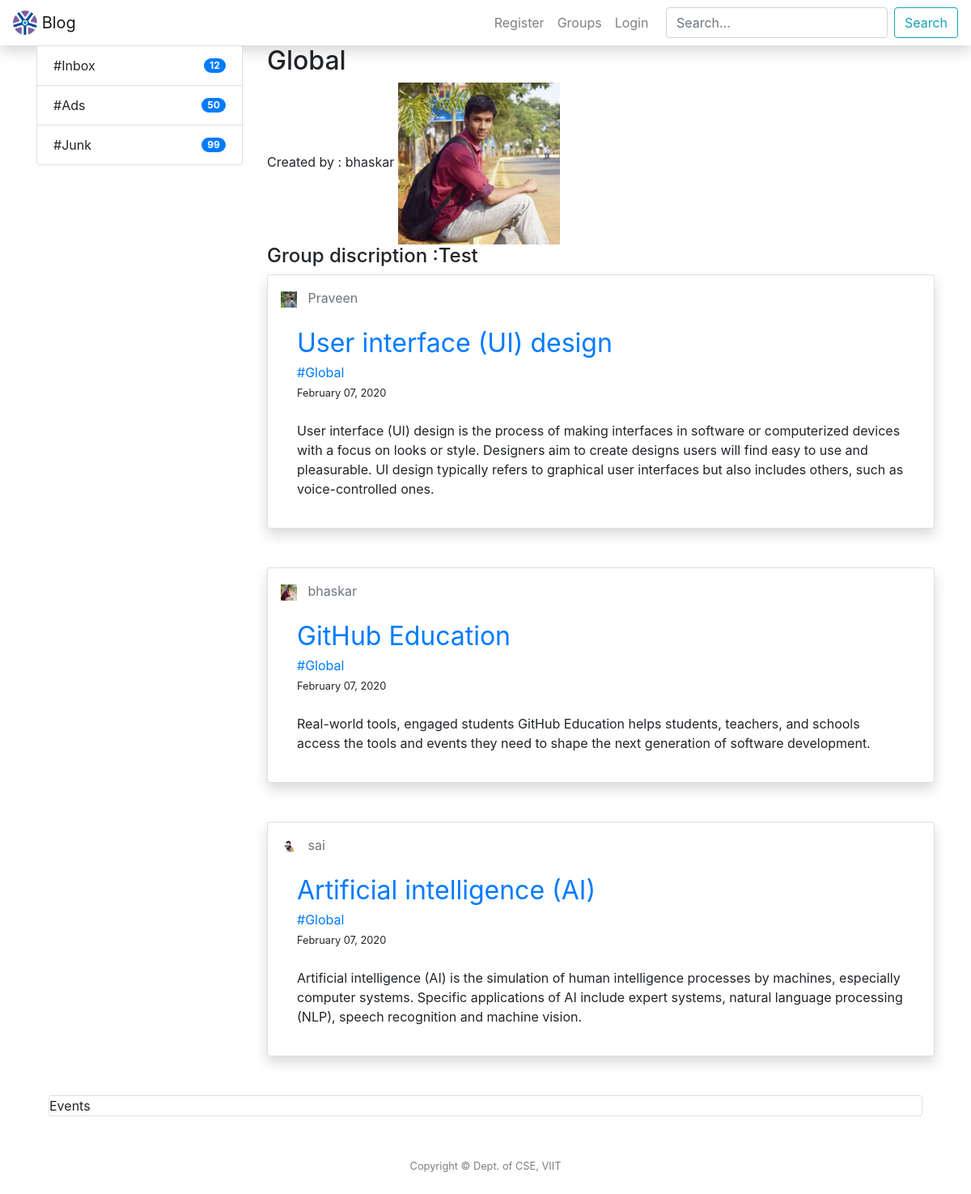
Screenshot of /groups/Global with the database file from the repository.
### groups/models.py (models this page shows, shortened)
class Com(models.Model):
	name = models.CharField(max_length = 100, primary_key=True)
	discripton = models.TextField(default="Test")
	user = models.ForeignKey(User, on_delete = models.CASCADE)
	def __str__(self):
		return self.name

### post/models.py (models this page shows, shortened)
class UserProfile(models.Model):
    user = models.OneToOneField(User, on_delete = models.CASCADE)
    bio = models.CharField(max_length=100, default='',blank = True)
    website = models.URLField(default='',blank = True)
    phone = models.IntegerField(default=0,blank = True)
    image = ProcessedImageField(default="octocat.png", upload_to='profile_image',processors=[ResizeToFill(200,200)], blank=True,format='JPEG', options={'quality': 90})
    thumbnail = ImageSpecField(source='image', processors=[ResizeToFill(50, 50)],format='JPEG',options={'quality': 100})

class Posts(models.Model):
	title = models.CharField(max_length = 100)
	context = models.TextField()
	date_posted = models.DateTimeField(default = timezone.now)
	user = models.ForeignKey(User, on_delete = models.CASCADE)
	groups = models.ForeignKey(Com, on_delete = models.CASCADE)
	image = models.ImageField(upload_to='post_images', blank=True)

### post/views.py (the view)
# urls.py: path('groups/<str:name>', GListView.as_view(), name = 'group-posts'),
class GListView(ListView):
	model = Posts, Com
	template_name = 'groups/group_posts.html'
	context_object_name = 'posts'
	def get_context_data(self, **kwargs):
		name = get_object_or_404(Com, name=self.kwargs.get('name'))
		context = super(GListView, self).get_context_data(**kwargs)
		context['groups'] = Com.objects.filter(name = name)
		return context
	def get_queryset(self):
		name = get_object_or_404(Com, name=self.kwargs.get('name'))
		return Posts.objects.filter(groups=name).order_by('-date_posted')

### templates/groups/group_posts.html (shortened to what this page needs)
{% extends "post/header.html"%}
 {% block content %}
{%for group in groups%}
<h2>{{group}}</h2>
<a>Created by : {{group.user}}</a>
<img src="{{ group.user.userprofile.image.url }}" width="200" height="200"> &nbsp;
<h4>Group discription  :{{group.discripton}}</h4>
{%endfor%}
 {% for post in posts %}
<div class="card shadow p-3 mb-5 bg-white rounded">
    <div style="text-align: inline;">
        <img src="{{ post.user.userprofile.image.url }}" width="20" height="20"> &nbsp;
        <a class="card-subtitle mb-2 text-muted" href="{% url 'user-posts' post.user.username %}">{{ post.user }}</a>
    </div>
    <div class="card-body">
        <a class="card-title" style="font-size: 2em;" href="{% url 'post-detail' post.id %}">{{ post.title }}</a>
        <a href="{% url 'groups' %}{{ post.groups }}" class="pills">#{{ post.groups }}</a><br>
        <small>{{ post.date_posted|date:"F d, Y" }}</small>
        <p class="card-text">{{ post.context }}</p>
    </div>
</div>
{% endfor %}
</div>
{% endblock content %}

### templates/post/header.html (shortened to what this page needs)
{% load static %}
<!DOCTYPE html>
<html lang="en">
<head>
    <link rel="stylesheet" href="{% static "bootstrap-4.3.1-dist\css\bootstrap.min.css" %}" >
</head>
<body>
    <nav class="navbar navbar-default navbar-fixed-top navbar-expand-lg shadow navbar-light bg-white">
        <a class="navbar-brand" href="{% url 'index' %}">
            <img src="{% static "Vlogo.png" %}" width="30" height="30" class="d-inline-block align-top" alt="VIIT"> Blog
        </a>
        <div class="collapse navbar-collapse" id="navbarSupportedContent">
            <ul class="navbar-nav ml-auto">
                {% if user.is_authenticated %}
                <li class="nav-item"><a class="nav-link" href="{% url 'post-create' %}">New Post</a></li>
                <li class="nav-item"><a class="nav-link" href="{% url 'groups' %}">Groups</a></li>
                <li class="nav-item"><a class="nav-link" href="{% url 'view_profile' %}">Profile</a></li>
                <li class="nav-item"><a class="nav-link" href="{% url 'logout' %}">Logout</a></li>
                {% else %}
                <li class="nav-item"><a class="nav-link" href="{% url 'register' %}">Register</a></li>
                <li class="nav-item"><a class="nav-link" href="{% url 'groups' %}">Groups</a></li>
                <li class="nav-item"><a class="nav-link" href="{% url 'login' %}">Login</a></li>
                {% endif %}
            </ul>
            <form class="form-inline my-2 my-lg-0" action="{% url 'searchposts' %}" method="GET" value="{{request.GET.q}}">
                <input class="form-control mr-sm-2" type="text" name="q" value="{{request.GET.q}}" placeholder="Search..." aria-label="Search">
                <button class="btn btn-outline-info my-2 my-sm-0" name="submit" type="submit" value="Search">Search</button>
            </form>
        </div>
    </nav>
    <main role="main" class="container">
        <div class="row">
            <div class="d-none d-xl-block col">
                <ul class="list-group">
                <li class="list-group-item d-flex justify-content-between align-items-center">
                    #Inbox
                    <span class="badge badge-primary badge-pill">12</span>
                </li>
                <li class="list-group-item d-flex justify-content-between align-items-center">
                    #Ads
                    <span class="badge badge-primary badge-pill">50</span>
                </li>
                <li class="list-group-item d-flex justify-content-between align-items-center">
                    #Junk
                    <span class="badge badge-primary badge-pill">99</span>
                </li>
    </ul>
            </div>
            <div class="col-xl-9">
                 {% block content %}{% endblock %}
            </div>
            <div class="d-none d-xl-block col">
                <div class="card" >Events</div>
            </div>
    </main>
    <br>
    <div id="sticky-footer" class="py-4 bg-secondry text-black-50">
        <div class="container text-center">
            <small>Copyright &copy; Dept. of CSE, VIIT</small>
        </div>
    </div>
</body>
</html>

### rows the page displays
Com: name "Global", user "bhaskar", user.userprofile.image (placeholder picture), discripton "Test"
Posts: user.userprofile.image (picture), user "Praveen", title "User interface (UI) design", groups "Global", date_posted "February 07, 2020", context "User interface (UI) design is the process of making interfaces in software or computerized devices with a focus on looks or style. Designers aim to create designs users will find easy to use and pleasurable. UI design typically refers to graphical user interfaces but also includes others, such as voice-controlled ones."
Posts: user.userprofile.image (placeholder picture), user "bhaskar", title "GitHub Education", groups "Global", date_posted "February 07, 2020", context "Real-world tools, engaged students GitHub Education helps students, teachers, and schools access the tools and events they need to shape the next generation of software development."
Posts: user.userprofile.image (picture), user "sai", title "Artificial intelligence (AI)", groups "Global", date_posted "February 07, 2020", context "Artificial intelligence (AI) is the simulation of human intelligence processes by machines, especially computer systems. Specific applications of AI include expert systems, natural language processing (NLP), speech recognition and machine vision."
